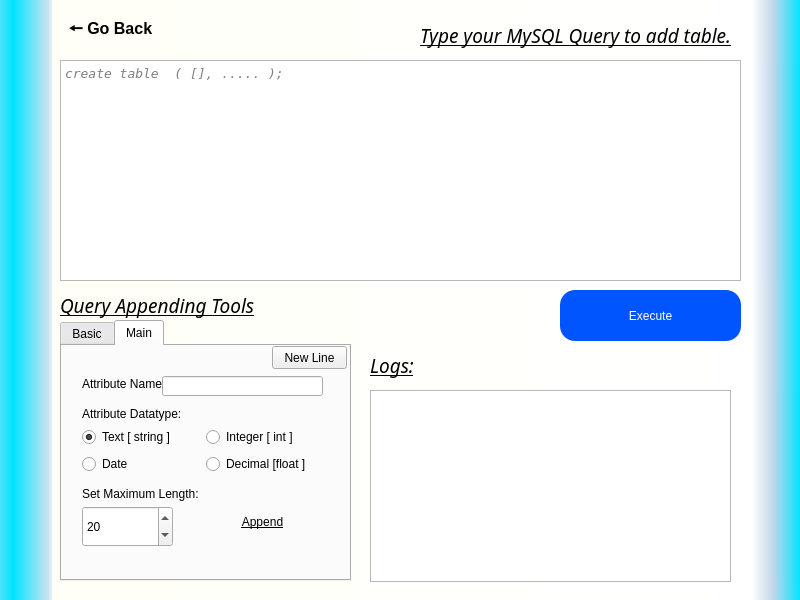
<?xml version="1.0" encoding="UTF-8"?>
<ui version="4.0">
 <class>add_TB_window</class>
 <widget class="QDialog" name="add_TB_window">
  <property name="geometry">
   <rect>
    <x>0</x>
    <y>0</y>
    <width>800</width>
    <height>600</height>
   </rect>
  </property>
  <property name="sizePolicy">
   <sizepolicy hsizetype="Fixed" vsizetype="Preferred">
    <horstretch>0</horstretch>
    <verstretch>0</verstretch>
   </sizepolicy>
  </property>
  <property name="windowTitle">
   <string>Add Table</string>
  </property>
  <property name="windowIcon">
   <iconset>
    <normaloff>icon.png</normaloff>icon.png</iconset>
  </property>
  <property name="styleSheet">
   <string notr="true">LoginPg:QDialog{background-color: qconicalgradient(cx:0.258528, cy:0.847, angle:20, stop:0 rgba(123, 230, 239, 255), stop:1 rgba(255, 255, 255, 255))}</string>
  </property>
  <widget class="QWidget" name="add_TB_main" native="true">
   <property name="enabled">
    <bool>true</bool>
   </property>
   <property name="geometry">
    <rect>
     <x>0</x>
     <y>0</y>
     <width>800</width>
     <height>600</height>
    </rect>
   </property>
   <property name="styleSheet">
    <string notr="true">QWidget#add_TB_main{
background-color:qlineargradient(spread:reflect, x1:1, y1:0.472, x2:0.017, y2:0.472, stop:0 rgba(0, 227, 255, 255), stop:0.0340909 rgba(192, 214, 234, 255), stop:0.0625 rgba(255, 255, 255, 255), stop:0.948864 rgba(255, 255, 247, 255), stop:0.954545 rgba(209, 227, 239, 255), stop:1 rgba(0, 227, 255, 255));}
</string>
   </property>
   <widget class="QLabel" name="Error">
    <property name="geometry">
     <rect>
      <x>220</x>
      <y>540</y>
      <width>561</width>
      <height>41</height>
     </rect>
    </property>
    <property name="styleSheet">
     <string notr="true">color: rgb(255, 0, 0);</string>
    </property>
    <property name="text">
     <string>.</string>
    </property>
   </widget>
   <widget class="QTextEdit" name="Querybox">
    <property name="geometry">
     <rect>
      <x>60</x>
      <y>60</y>
      <width>681</width>
      <height>221</height>
     </rect>
    </property>
    <property name="font">
     <font>
      <family>DejaVu Sans Mono</family>
      <pointsize>10</pointsize>
      <italic>true</italic>
     </font>
    </property>
    <property name="cursor" stdset="0">
     <cursorShape>IBeamCursor</cursorShape>
    </property>
    <property name="mouseTracking">
     <bool>true</bool>
    </property>
    <property name="focusPolicy">
     <enum>Qt::WheelFocus</enum>
    </property>
    <property name="html">
     <string>&lt;!DOCTYPE HTML PUBLIC &quot;-//W3C//DTD HTML 4.0//EN&quot; &quot;http://www.w3.org/TR/REC-html40/strict.dtd&quot;&gt;
&lt;html&gt;&lt;head&gt;&lt;meta name=&quot;qrichtext&quot; content=&quot;1&quot; /&gt;&lt;style type=&quot;text/css&quot;&gt;
p, li { white-space: pre-wrap; }
&lt;/style&gt;&lt;/head&gt;&lt;body style=&quot; font-family:'DejaVu Sans Mono'; font-size:10pt; font-weight:400; font-style:italic;&quot;&gt;
&lt;p style=&quot;-qt-paragraph-type:empty; margin-top:0px; margin-bottom:0px; margin-left:0px; margin-right:0px; -qt-block-indent:0; text-indent:0px;&quot;&gt;&lt;br /&gt;&lt;/p&gt;&lt;/body&gt;&lt;/html&gt;</string>
    </property>
    <property name="placeholderText">
     <string>create table &lt;table_name&gt; (&lt;column_name1&gt; &lt;datatype&gt;[&lt;size&gt;], ..... );</string>
    </property>
   </widget>
   <widget class="QLabel" name="label">
    <property name="geometry">
     <rect>
      <x>420</x>
      <y>20</y>
      <width>321</width>
      <height>31</height>
     </rect>
    </property>
    <property name="font">
     <font>
      <family>Segoe UI Semibold</family>
      <pointsize>14</pointsize>
      <weight>7</weight>
      <italic>true</italic>
      <bold>false</bold>
      <underline>true</underline>
     </font>
    </property>
    <property name="styleSheet">
     <string notr="true">font: 63 italic 14pt &quot;Segoe UI Semibold&quot;;
text-decoration: underline;</string>
    </property>
    <property name="text">
     <string>Type your MySQL Query to add table.</string>
    </property>
   </widget>
   <widget class="QTabWidget" name="tabWidget">
    <property name="enabled">
     <bool>true</bool>
    </property>
    <property name="geometry">
     <rect>
      <x>60</x>
      <y>320</y>
      <width>291</width>
      <height>261</height>
     </rect>
    </property>
    <property name="currentIndex">
     <number>1</number>
    </property>
    <widget class="QWidget" name="basic">
     <attribute name="title">
      <string>Basic</string>
     </attribute>
     <widget class="QLabel" name="label_3">
      <property name="geometry">
       <rect>
        <x>20</x>
        <y>60</y>
        <width>61</width>
        <height>16</height>
       </rect>
      </property>
      <property name="text">
       <string>Table Name:</string>
      </property>
     </widget>
     <widget class="QLineEdit" name="TB_namebox">
      <property name="geometry">
       <rect>
        <x>20</x>
        <y>90</y>
        <width>241</width>
        <height>21</height>
       </rect>
      </property>
     </widget>
     <widget class="QPushButton" name="basic_newline">
      <property name="geometry">
       <rect>
        <x>210</x>
        <y>0</y>
        <width>75</width>
        <height>23</height>
       </rect>
      </property>
      <property name="text">
       <string>New Line</string>
      </property>
     </widget>
     <widget class="QPushButton" name="basic_appenDOR">
      <property name="geometry">
       <rect>
        <x>180</x>
        <y>120</y>
        <width>81</width>
        <height>31</height>
       </rect>
      </property>
      <property name="styleSheet">
       <string notr="true">font: 11pt &quot;MS Shell Dlg 2&quot;;

text-decoration: underline;</string>
      </property>
      <property name="text">
       <string>Append</string>
      </property>
      <property name="flat">
       <bool>true</bool>
      </property>
     </widget>
    </widget>
    <widget class="QWidget" name="main">
     <property name="enabled">
      <bool>true</bool>
     </property>
     <attribute name="title">
      <string>Main</string>
     </attribute>
     <widget class="QPushButton" name="main_newline">
      <property name="geometry">
       <rect>
        <x>210</x>
        <y>0</y>
        <width>75</width>
        <height>23</height>
       </rect>
      </property>
      <property name="text">
       <string>New Line</string>
      </property>
     </widget>
     <widget class="QLineEdit" name="Attrib_txtbox">
      <property name="geometry">
       <rect>
        <x>100</x>
        <y>30</y>
        <width>161</width>
        <height>20</height>
       </rect>
      </property>
      <property name="maxLength">
       <number>127</number>
      </property>
     </widget>
     <widget class="QLabel" name="label_5">
      <property name="geometry">
       <rect>
        <x>20</x>
        <y>30</y>
        <width>81</width>
        <height>16</height>
       </rect>
      </property>
      <property name="text">
       <string>Attribute Name:</string>
      </property>
     </widget>
     <widget class="QLabel" name="label_6">
      <property name="geometry">
       <rect>
        <x>20</x>
        <y>60</y>
        <width>101</width>
        <height>16</height>
       </rect>
      </property>
      <property name="text">
       <string>Attribute Datatype:</string>
      </property>
     </widget>
     <widget class="QSpinBox" name="len_spinBox">
      <property name="geometry">
       <rect>
        <x>20</x>
        <y>160</y>
        <width>91</width>
        <height>41</height>
       </rect>
      </property>
      <property name="minimum">
       <number>1</number>
      </property>
      <property name="maximum">
       <number>8191</number>
      </property>
      <property name="value">
       <number>20</number>
      </property>
     </widget>
     <widget class="QWidget" name="gridLayoutWidget">
      <property name="geometry">
       <rect>
        <x>20</x>
        <y>80</y>
        <width>241</width>
        <height>51</height>
       </rect>
      </property>
      <layout class="QGridLayout" name="gridLayout">
       <item row="1" column="0">
        <widget class="QRadioButton" name="date_btn">
         <property name="text">
          <string>Date</string>
         </property>
        </widget>
       </item>
       <item row="0" column="0">
        <widget class="QRadioButton" name="str_btn">
         <property name="text">
          <string>Text [ string ]</string>
         </property>
         <property name="checked">
          <bool>true</bool>
         </property>
        </widget>
       </item>
       <item row="0" column="1">
        <widget class="QRadioButton" name="int_btn">
         <property name="text">
          <string>Integer [ int ]</string>
         </property>
        </widget>
       </item>
       <item row="1" column="1">
        <widget class="QRadioButton" name="float_btn">
         <property name="text">
          <string>Decimal [float ]</string>
         </property>
        </widget>
       </item>
      </layout>
     </widget>
     <widget class="QLabel" name="label_7">
      <property name="geometry">
       <rect>
        <x>20</x>
        <y>140</y>
        <width>121</width>
        <height>16</height>
       </rect>
      </property>
      <property name="text">
       <string>Set Maximum Length:</string>
      </property>
     </widget>
     <widget class="QPushButton" name="main_appenDOR">
      <property name="geometry">
       <rect>
        <x>130</x>
        <y>140</y>
        <width>141</width>
        <height>71</height>
       </rect>
      </property>
      <property name="styleSheet">
       <string notr="true">font: 18pt &quot;MS Shell Dlg 2&quot;;

text-decoration: underline;</string>
      </property>
      <property name="text">
       <string>Append</string>
      </property>
      <property name="flat">
       <bool>true</bool>
      </property>
     </widget>
    </widget>
   </widget>
   <widget class="QPushButton" name="execuTOR">
    <property name="geometry">
     <rect>
      <x>560</x>
      <y>290</y>
      <width>181</width>
      <height>51</height>
     </rect>
    </property>
    <property name="styleSheet">
     <string notr="true">background-color: rgb(0, 85, 255);
color: rgb(255, 255, 255);
font: 63 italic 16pt &quot;Segoe UI Semibold&quot;;
border-radius:15px</string>
    </property>
    <property name="text">
     <string>Execute</string>
    </property>
    <property name="shortcut">
     <string>Ctrl+Return</string>
    </property>
    <property name="checkable">
     <bool>false</bool>
    </property>
   </widget>
   <widget class="QLabel" name="label_2">
    <property name="geometry">
     <rect>
      <x>60</x>
      <y>290</y>
      <width>231</width>
      <height>31</height>
     </rect>
    </property>
    <property name="font">
     <font>
      <family>Segoe UI Semibold</family>
      <pointsize>14</pointsize>
      <weight>7</weight>
      <italic>true</italic>
      <bold>false</bold>
      <underline>true</underline>
     </font>
    </property>
    <property name="styleSheet">
     <string notr="true">font: 63 italic 14pt &quot;Segoe UI Semibold&quot;;
text-decoration: underline;</string>
    </property>
    <property name="text">
     <string>Query Appending Tools</string>
    </property>
   </widget>
   <widget class="QLabel" name="label_4">
    <property name="geometry">
     <rect>
      <x>370</x>
      <y>350</y>
      <width>81</width>
      <height>31</height>
     </rect>
    </property>
    <property name="font">
     <font>
      <family>Segoe UI Semibold</family>
      <pointsize>14</pointsize>
      <weight>7</weight>
      <italic>true</italic>
      <bold>false</bold>
      <underline>true</underline>
     </font>
    </property>
    <property name="styleSheet">
     <string notr="true">font: 63 italic 14pt &quot;Segoe UI Semibold&quot;;
text-decoration: underline;</string>
    </property>
    <property name="text">
     <string>Logs:</string>
    </property>
   </widget>
   <widget class="QListWidget" name="log_box">
    <property name="geometry">
     <rect>
      <x>370</x>
      <y>390</y>
      <width>361</width>
      <height>192</height>
     </rect>
    </property>
    <property name="selectionMode">
     <enum>QAbstractItemView::NoSelection</enum>
    </property>
   </widget>
   <widget class="QPushButton" name="back_btn">
    <property name="geometry">
     <rect>
      <x>60</x>
      <y>10</y>
      <width>101</width>
      <height>41</height>
     </rect>
    </property>
    <property name="font">
     <font>
      <pointsize>12</pointsize>
      <weight>75</weight>
      <bold>true</bold>
     </font>
    </property>
    <property name="text">
     <string>🠔 Go Back</string>
    </property>
    <property name="flat">
     <bool>true</bool>
    </property>
   </widget>
  </widget>
 </widget>
 <resources/>
 <connections/>
</ui>
